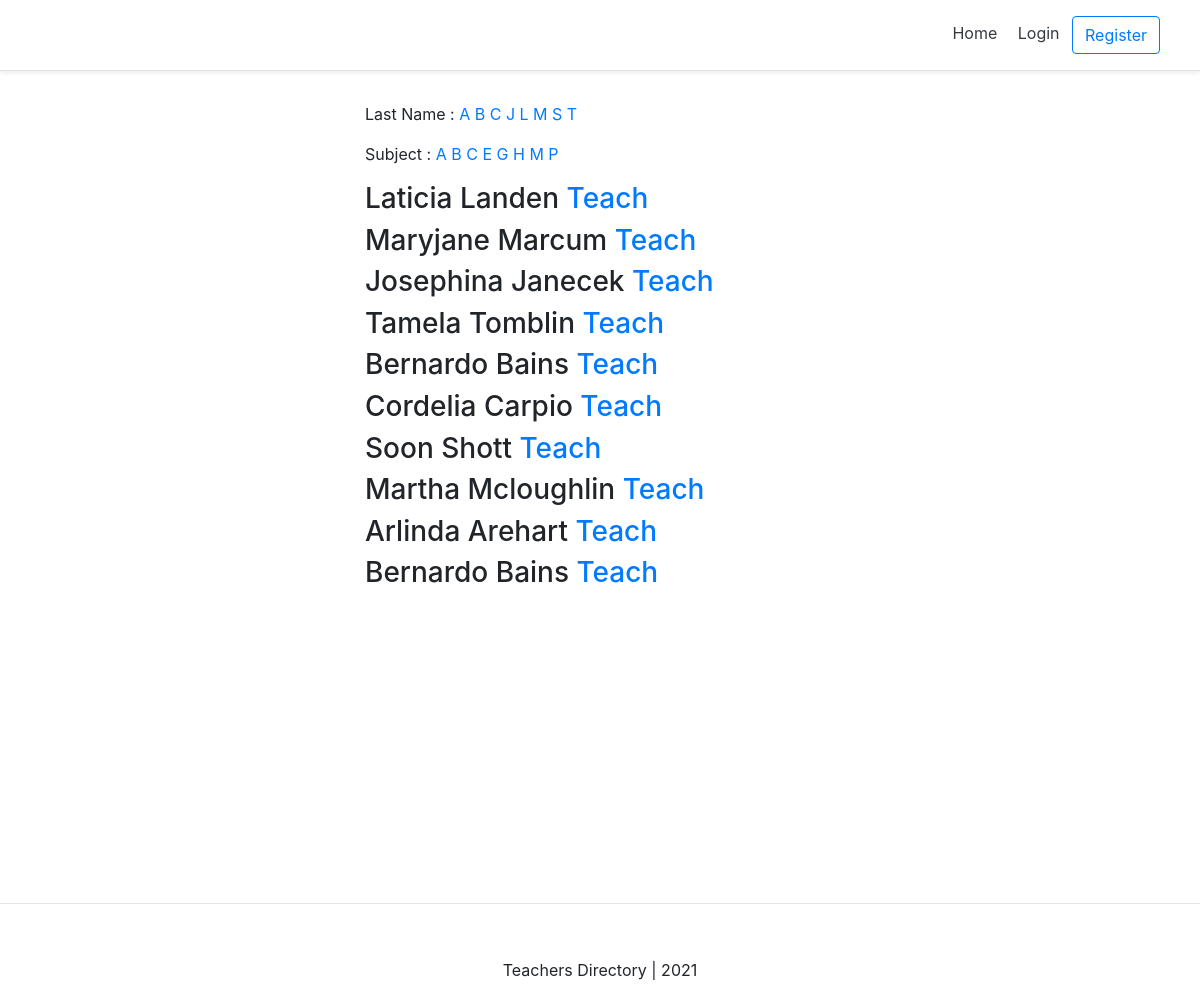
The page / on the database its author committed.
### directory/models.py (models this page shows)
class Teacher(models.Model):
	first_name = models.CharField(max_length=100,verbose_name="First Name", null=False, blank=False)
	last_name = models.CharField(max_length=100,  verbose_name="Last Name",null=False, blank=False)
	profile_picture = models.ImageField(upload_to='users/%Y/%m/%d', blank=True)
	email = models.EmailField(max_length=200,  verbose_name="Email",null=False, blank=False, unique=True)
	phone = models.CharField(max_length=100,verbose_name="Phone", null=False, blank=False)
	room_no = models.CharField(max_length=100, verbose_name="Room No", null=False, blank=False)
	subjects = models.ManyToManyField(Subject)

### directory/views.py (the view, shortened to what this page needs)
# urls.py: path('', DirectoryHomeView.as_view(), name='home'),
class DirectoryHomeView(ListView):
    login_url = '/login/'
    template_name = 'directory/home.html'
    model = Teacher
    def get_context_data(self, **kwargs):
        context = super().get_context_data(**kwargs)
        context['last_name_filter'] = self.get_lastname_filter_char()
        context['subject_filter'] = self.get_subject_filter_chars()
        return context
    def get_lastname_filter_char(self):
        lname_char_list = []
        lastname_list = Teacher.objects.values_list('last_name', flat=True).filter(last_name__isnull=False).exclude(last_name='').order_by('last_name').distinct()
        for lname in lastname_list:
            char_ = lname.strip().upper()[0]
            if char_ in lname_char_list:pass
            else:lname_char_list.append(char_)
        return lname_char_list
    def get_subject_filter_chars(self):
        sub_char_list = []
        subject_list = Subject.objects.values_list('name', flat=True).filter(name__isnull=False).exclude(name='').order_by('name').distinct()
        for subject in subject_list:
            char_ = subject.strip().upper()[0]
            if char_ in sub_char_list: pass
            else:sub_char_list.append(char_)
        return sub_char_list
    def get_queryset(self):
        queryset = self.model.objects.all()
        return queryset

### directory/templates/directory/home.html (shortened to what this page needs)
{% extends 'base.html' %}
{% block content %}
<div class="home-container">
	{% if object_list %}
	<p> Last Name : {% for first_char in last_name_filter %}
						<a href="{% url 'home' %}?filter={{first_char}}&type=lastname">{{first_char}}</a>
					{% endfor %}</p>
	<p> Subject : {% for first_char in subject_filter %}
						<a href="{%url 'home' %}?filter={{first_char}}&type=subject">{{first_char}}</a>
					{% endfor %}
	</p>
	{% for teacher in object_list %}
		<div>
			<h3>{{ teacher.first_name }} {{teacher.last_name}} <a href="{% url 'details' teacher.id %}">Teach</a></h3>
		</div>
	{% endfor %}
	{% else %}
		{% if not request.user.is_authenticated %}
  		<div>
			<p><h5>Empty Data. Please Login upload data</h5></p>
		</div>
		{% endif %}
  	{% endif %}
</div>
{% endblock content %}

### templates/snippets/header.html (style rules this page uses)
@media (min-width: 768px) { html { font-size: 16px; } }

### directory/templates/directory/home.html (style rules this page uses)
.home-container { width: 100%; max-width: 500px; padding: 15px; margin: auto; }

### rows shown on the page
Teacher: first_name "Laticia", last_name "Landen"
Teacher: first_name "Maryjane", last_name "Marcum"
Teacher: first_name "Josephina", last_name "Janecek"
Teacher: first_name "Tamela", last_name "Tomblin"
Teacher: first_name "Bernardo", last_name "Bains"
Teacher: first_name "Cordelia", last_name "Carpio"
Teacher: first_name "Soon", last_name "Shott"
Teacher: first_name "Martha", last_name "Mcloughlin"
Teacher: first_name "Arlinda", last_name "Arehart"
Teacher: first_name "Bernardo", last_name "Bains"

### other values the page prints
{{ first_char }} "A" "B" "C" "J" "L" "M" "S" "T"
{{ first_char }} "A" "B" "C" "E" "G" "H" "M" "P"
